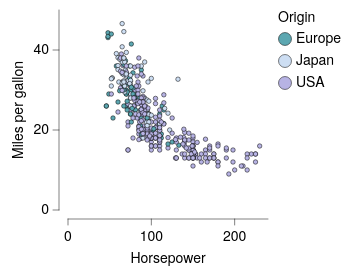

This figure's Vega-Lite source:
### Vega-Lite specification from a JSON file in a GitHub repository (floating-point values rounded to 4 significant figures; data arrays with more than 128 entries replaced by an {"elided": "..."} marker saying what was removed)
{"background": null, "config": {"arc": {"fill": "#DBDBDB", "fillOpacity": 1.0, "innerRadius": 25.0, "padAngle": 0.03, "stroke": "black", "strokeOpacity": 1, "strokeWidth": 0.25}, "area": {"fill": "#DBDBDB", "fillOpacity": 1.0, "stroke": "black", "strokeOpacity": 1, "strokeWidth": 0.25}, "axis": {"domain": true, "domainCap": "round", "domainColor": "black", "domainWidth": 0.25, "grid": false, "gridCap": "round", "gridColor": "#F1F1F1", "gridDash": [0, 0], "gridOpacity": 1.0, "gridWidth": 0.25, "labelColor": "black", "labelFont": "Helvetica Neue, HelveticaNeue, Helvetica, Arial, sans-serif", "labelFontSize": 7, "labelFontStyle": "normal", "labelFontWeight": 400, "offset": 4.5, "ticks": true, "tickCap": "round", "tickColor": "black", "tickRound": false, "tickSize": 3, "tickWidth": 0.25, "titleColor": "black", "titleFont": "Helvetica Neue, HelveticaNeue, Helvetica, Arial, sans-serif", "titleFontSize": 7, "titleFontStyle": "normal", "titleFontWeight": 400}, "axisX": {"domain": true, "labelAlign": "center", "labelAngle": 0, "labels": true, "ticks": true, "translate": 0}, "axisY": {"domain": true, "labelAlign": "right", "labelAngle": 0, "labels": true, "ticks": true, "translate": 0}, "axisRight": {"domain": true, "labelAlign": "left", "labelAngle": 0, "labels": true, "ticks": true, "translate": 0}, "axisTop": {"domain": true, "labelAlign": "center", "labelAngle": 0, "labels": true, "ticks": true, "translate": 0}, "axisBand": {"tickOffset": 0}, "bar": {"fill": "#DBDBDB", "fillOpacity": 1.0, "stroke": "black", "strokeOpacity": 1, "strokeWidth": 0.25}, "boxplot": {"size": 9.0, "ticks": {"cornerRadius": 0.25, "fill": "black", "opacity": 1, "size": 4.5, "thickness": 0.25}, "box": {"fillOpacity": 1.0, "stroke": "black", "strokeOpacity": 1, "strokeWidth": 0.25}, "median": {"cornerRadius": 0, "fill": "black", "fillOpacity": 1.0, "opacity": 1, "size": 9.0, "thickness": 0.25}, "rule": {"fill": "black", "fillOpacity": 1.0, "size": 10.0, "stroke": "black", "strokeDash": [0, 0], "strokeOpacity": 1, "strokeWidth": 0.25}, "outliers": {"color": "black", "fill": "black", "fillOpacity": 1.0, "size": 0, "stroke": "black", "strokeOpacity": 1, "strokeWidth": 0.25}}, "circle": {"fill": "black", "fillOpacity": 1.0, "size": 1.25, "stroke": null, "strokeOpacity": 1, "strokeWidth": 0.25}, "errorband": {"band": {"fillOpacity": 0.6, "stroke": null, "strokeWidth": 0.25, "strokeOpacity": 1}, "borders": {"opacity": 0, "strokeOpacity": 0.25, "strokeWidth": 1}}, "errorbar": {"opacity": 1, "rule": {"strokeDash": [0, 0], "strokeWidth": 0.25}, "ticks": {"color": "black", "cornerRadius": 0.125, "opacity": 1, "size": 6.0, "thickness": 0.25}, "thickness": 0.25}, "font": "Helvetica Neue, HelveticaNeue, Helvetica, Arial, sans-serif", "geoshape": {"fill": "#DBDBDB", "fillOpacity": 1.0, "stroke": "black", "strokeOpacity": 1, "strokeWidth": 0.25}, "header": {"labelColor": "black", "labelFont": "Helvetica Neue, HelveticaNeue, Helvetica, Arial, sans-serif", "labelFontSize": 7, "labelFontStyle": "normal", "labelFontWeight": 400, "titleColor": "black", "titleFont": "Helvetica Neue, HelveticaNeue, Helvetica, Arial, sans-serif", "titleFontSize": 7, "titleFontStyle": "normal", "titleFontWeight": 400, "titlePadding": 0}, "legend": {"disable": false, "offset": 4.5, "titlePadding": 4, "labelOffset": 2, "gradientLabelOffset": 2, "gradientLength": 50.0, "gradientThickness": 5.0, "gradientOpacity": 1.0, "gradientStrokeColor": "black", "gradientStrokeWidth": 0.25, "labelColor": "black", "labelFont": "Helvetica Neue, HelveticaNeue, Helvetica, Arial, sans-serif", "labelFontSize": 7, "labelFontStyle": "normal", "labelFontWeight": 400, "strokeColor": "black", "strokeWidth": 0, "symbolSize": 42, "symbolStrokeColor": "black", "symbolStrokeWidth": 0.25, "titleColor": "black", "titleFont": "Helvetica Neue, HelveticaNeue, Helvetica, Arial, sans-serif", "titleFontSize": 7, "titleFontStyle": "normal", "titleFontWeight": 400}, "line": {"color": "black", "stroke": "black", "strokeCap": "round", "strokeDash": [0, 0], "strokeOpacity": 1, "strokeWidth": 0.375}, "point": {"filled": true, "fill": "#DBDBDB", "fillOpacity": 1.0, "size": 5.0, "stroke": "black", "strokeOpacity": 1, "strokeWidth": 0.25}, "range": {"category": ["#5CA7B1", "#CDDEF3", "#B7B3E4", "#B3DAB5", "#F5E1B3", "#3D727B", "#8AA8D2", "#867DAC", "#80A988", "#CBB17A", "#204148", "#59719A", "#584C77", "#507B5F", "#9D824D"], "diverging": {"scheme": ["#C35082", "#CE6D94", "#D989A7", "#E2A4BA", "#EABFCE", "#F1DBE2", "#F6F6F6", "#D7E0EB", "#B9CBE0", "#9BB6D5", "#7DA1C9", "#5F8CBD", "#4177B1"]}, "heatmap": {"scheme": ["#32022B", "#43044D", "#4C196E", "#4D338C", "#484DA6", "#3A68BB", "#1D83CA", "#1D9CCB", "#23B5C9", "#28CDC5", "#4DE0B4", "#91EE9F"]}, "ordinal": {"scheme": ["#F1F1F1", "#DBDBDB", "#C6C6C6", "#B2B2B2", "#9D9D9D", "#898989", "#767676", "#636363", "#515151", "#404040", "#2F2F2F", "#1F1F1F"]}, "ramp": {"scheme": ["#32022B", "#43044D", "#4C196E", "#4D338C", "#484DA6", "#3A68BB", "#1D83CA", "#1D9CCB", "#23B5C9", "#28CDC5", "#4DE0B4", "#91EE9F"]}}, "rule": {"color": "black", "stroke": "black", "strokeCap": "round", "strokeDash": [2, 2], "strokeOpacity": 1, "strokeWidth": 0.25}, "scale": {"bandPaddingInner": 0.1, "bandPaddingOuter": 0.1, "round": false}, "rect": {"fill": "#DBDBDB", "fillOpacity": 1.0, "stroke": "black", "strokeOpacity": 1, "strokeWidth": 0.25}, "square": {"fill": "#DBDBDB", "fillOpacity": 1.0, "size": 10.0, "stroke": "black", "strokeOpacity": 1, "strokeWidth": 0.25}, "text": {"color": "black", "font": "Helvetica Neue, HelveticaNeue, Helvetica, Arial, sans-serif", "fontSize": 7, "fontStyle": "normal", "fontWeight": 400}, "tick": {"color": "black", "cornerRadius": 0.125, "opacity": 1.0, "size": 9.0, "thickness": 0.25}, "title": {"anchor": "middle", "frame": "group", "color": "black", "font": "Helvetica Neue, HelveticaNeue, Helvetica, Arial, sans-serif", "fontSize": 7, "fontStyle": "normal", "fontWeight": 400, "subtitleColor": "black", "subtitleFont": "Helvetica Neue, HelveticaNeue, Helvetica, Arial, sans-serif", "subtitleFontSize": "Helvetica Neue, HelveticaNeue, Helvetica, Arial, sans-serif", "subtitleFontStyle": "normal", "subtitleFontWeight": 400}, "trail": {"color": "black", "opacity": 1, "size": 0.375}, "view": {"continuousWidth": 100, "continuousHeight": 100, "discreteWidth": 100, "discreteHeight": 100, "fill": null, "stroke": null, "strokeWidth": 0.25}}, "data": {"name": "data-7285c4e2e195e5a75737a34913199f5f"}, "mark": {"type": "point"}, "encoding": {"color": {"field": "Origin", "type": "nominal"}, "x": {"field": "Horsepower", "type": "quantitative"}, "y": {"field": "Miles_per_Gallon", "title": "Miles per gallon", "type": "quantitative"}}, "$schema": "https://vega.github.io/schema/vega-lite/v6.4.1.json", "datasets": {"data-7285c4e2e195e5a75737a34913199f5f": {"elided": "392 records"}}}
